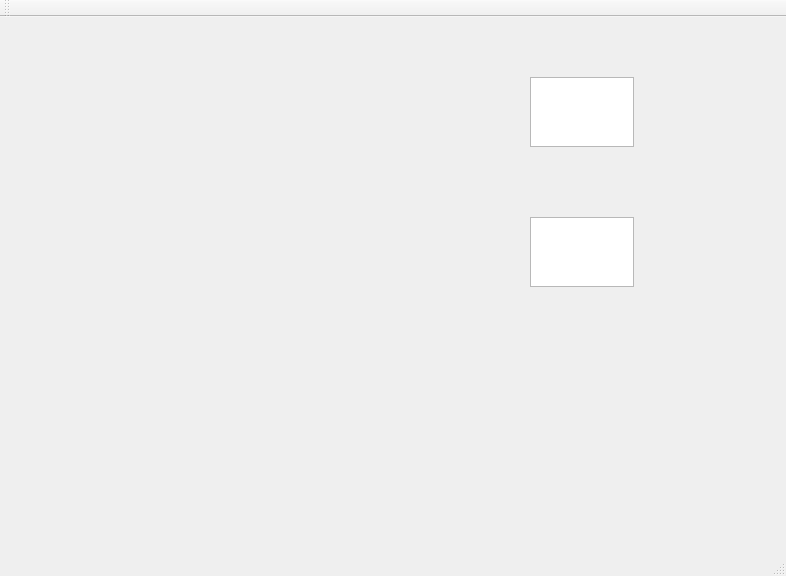
<?xml version="1.0" encoding="UTF-8"?>
<ui version="4.0">
 <class>PCLAnalyzerWindow</class>
 <widget class="QMainWindow" name="PCLAnalyzerWindow">
  <property name="geometry">
   <rect>
    <x>0</x>
    <y>0</y>
    <width>786</width>
    <height>576</height>
   </rect>
  </property>
  <property name="windowTitle">
   <string>PCLAnalyzerWindow</string>
  </property>
  <widget class="QWidget" name="centralWidget">
   <widget class="QTextEdit" name="textEdit">
    <property name="geometry">
     <rect>
      <x>530</x>
      <y>60</y>
      <width>104</width>
      <height>70</height>
     </rect>
    </property>
   </widget>
   <widget class="QTextEdit" name="textEdit_2">
    <property name="geometry">
     <rect>
      <x>530</x>
      <y>200</y>
      <width>104</width>
      <height>70</height>
     </rect>
    </property>
   </widget>
  </widget>
  <widget class="QMenuBar" name="menuBar">
   <property name="geometry">
    <rect>
     <x>0</x>
     <y>0</y>
     <width>786</width>
     <height>22</height>
    </rect>
   </property>
  </widget>
  <widget class="QToolBar" name="mainToolBar">
   <attribute name="toolBarArea">
    <enum>TopToolBarArea</enum>
   </attribute>
   <attribute name="toolBarBreak">
    <bool>false</bool>
   </attribute>
  </widget>
  <widget class="QStatusBar" name="statusBar"/>
 </widget>
 <layoutdefault spacing="6" margin="11"/>
 <resources/>
 <connections/>
</ui>
